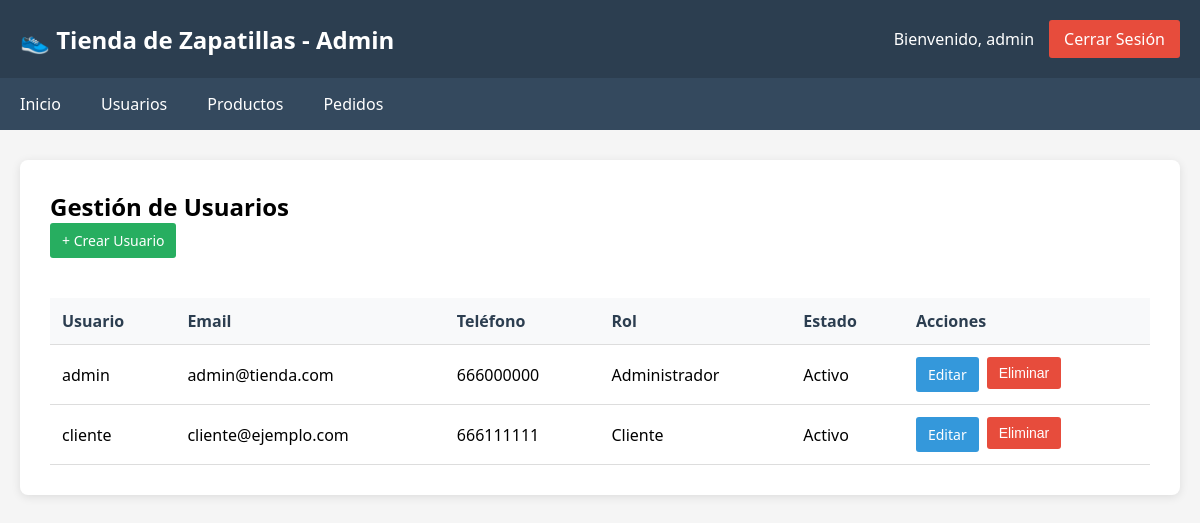
/admin/dashboard.php?pagina=usuarios (signed in), run on the app's committed database.
### tables this page shows
CREATE TABLE usuarios (
    id INT PRIMARY KEY AUTO_INCREMENT,
    usuario VARCHAR(50) UNIQUE NOT NULL,
    email VARCHAR(100) UNIQUE NOT NULL,
    contraseña VARCHAR(255) NOT NULL,
    telefono VARCHAR(20),
    direccion VARCHAR(200),
    rol ENUM('cliente', 'administrador') DEFAULT 'cliente',
    fecha_registro DATETIME DEFAULT CURRENT_TIMESTAMP,
    activo TINYINT(1) DEFAULT 1
);

### data/UsuarioDAO.php (called while the page is built, shortened)
<?php
class UsuarioDAO
{
    private $conexion;
    public function __construct($conexion)
    {
        $this->conexion = $conexion;
    }
    public function obtenerTodos()
    {
        $sql = "SELECT id, usuario, email, telefono, direccion, rol, fecha_registro, activo FROM usuarios ORDER BY fecha_registro DESC";
        $result = $this->conexion->query($sql);
        return $result->fetch_all(MYSQLI_ASSOC);
    }
}

### business/UsuarioManager.php (called while the page is built, shortened)
<?php
require_once __DIR__ . '/../data/UsuarioDAO.php';
class UsuarioManager
{
    private $usuarioDAO;
    public function __construct($conexion)
    {
        $this->usuarioDAO = new UsuarioDAO($conexion);
    }
    public function obtenerTodos()
    {
        return $this->usuarioDAO->obtenerTodos();
    }
}

### includes/funciones.php (called while the page is built, shortened)
<?php
function escapar($texto) {
    return htmlspecialchars($texto, ENT_QUOTES, 'UTF-8');
}
?>

### admin/usuarios.php (the view, shortened to what this page needs)
<?php
require_once __DIR__ . '/../business/UsuarioManager.php';
$usuarioManager = new UsuarioManager($conexion);
$accion = $_GET['accion'] ?? '';
$id = $_GET['id'] ?? '';
if ($accion === 'crear') {
    $contenido = mostrarFormularioUsuario('crear');
} else {
    $contenido = mostrarListadoUsuarios($usuarioManager->obtenerTodos());
}
function mostrarListadoUsuarios($usuarios)
{
    $html = '<h2>Gestión de Usuarios</h2>';
    $html .= '<a href="?pagina=usuarios&accion=crear" class="btn-nuevo">+ Crear Usuario</a>';
    $html .= '<table>';
    $html .= '<thead><tr>';
    $html .= '<th>Usuario</th>';
    $html .= '<th>Email</th>';
    $html .= '<th>Teléfono</th>';
    $html .= '<th>Rol</th>';
    $html .= '<th>Estado</th>';
    $html .= '<th>Acciones</th>';
    $html .= '</tr></thead>';
    $html .= '<tbody>';
    foreach ($usuarios as $usuario) {
        $estado = $usuario['activo'] ? 'Activo' : 'Inactivo';
        $html .= '<tr>';
        $html .= '<td>' . escapar($usuario['usuario']) . '</td>';
        $html .= '<td>' . escapar($usuario['email']) . '</td>';
        $html .= '<td>' . escapar($usuario['telefono'] ?? '-') . '</td>';
        $html .= '<td>' . ucfirst($usuario['rol']) . '</td>';
        $html .= '<td>' . $estado . '</td>';
        $html .= '<td>';
        $html .= '<div class="boton-grupo">';
        $html .= '<a href="?pagina=usuarios&accion=editar&id=' . $usuario['id'] . '" class="btn-editar">Editar</a>';
        $html .= '<form method="POST" style="display:inline;" onsubmit="return confirm(\'¿Está seguro?\')">';
        $html .= '<input type="hidden" name="id" value="' . $usuario['id'] . '">';
        $html .= '<button type="submit" name="eliminar" class="btn-eliminar">Eliminar</button>';
        $html .= '</form>';
        $html .= '</div>';
        $html .= '</td>';
        $html .= '</tr>';
    }
    $html .= '</tbody></table>';
    return $html;
}

### admin/dashboard.php (style rules this page uses)
* { margin: 0; padding: 0; box-sizing: border-box; }
body { font-family: 'Segoe UI', Tahoma, Geneva, Verdana, sans-serif; background: #f5f5f5; }
table { width: 100%; border-collapse: collapse; margin-top: 20px; }
th, td { padding: 12px; text-align: left; border-bottom: 1px solid #ddd; }
th { background: #f8f9fa; font-weight: 600; color: #2c3e50; }
.boton-grupo { display: flex; gap: 8px; }
.btn-editar, .btn-eliminar, .btn-nuevo { padding: 8px 12px; border: none; border-radius: 3px; cursor: pointer; text-decoration: none; font-size: 14px; transition: background 0.3s; }
.btn-editar { background: #3498db; color: white; }
.btn-eliminar { background: #e74c3c; color: white; }
.btn-nuevo { background: #27ae60; color: white; display: inline-block; margin-bottom: 20px; }
form { max-width: 500px; }

### data on the page
usuarios: usuario "admin", email "admin@tienda.com", telefono "666000000", rol "Administrador", activo "Activo"
usuarios: usuario "cliente", email "cliente@ejemplo.com", telefono "666111111", rol "Cliente", activo "Activo"

### other printed values
escapar($_SESSION['usuario']) "admin"
